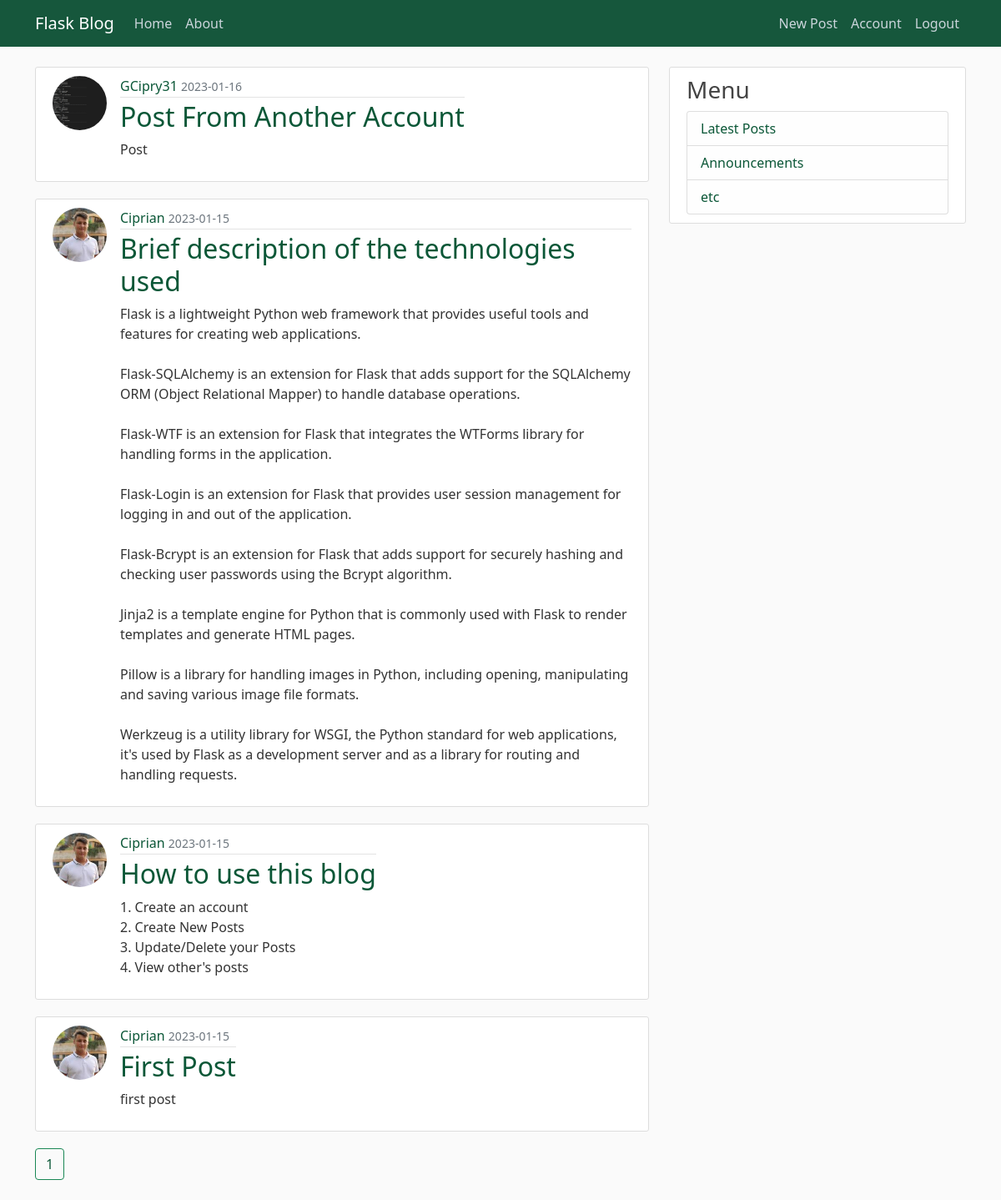
Screenshot of /home (signed in) with the database file from the repository.
### flaskblog/models.py (models this page shows, shortened)
class Post(db.Model):
    id = db.Column(db.Integer, primary_key=True)
    title = db.Column(db.String(100), nullable=False)
    date_posted = db.Column(db.DateTime, nullable=False, default=datetime.utcnow)
    content = db.Column(db.Text, nullable=False)
    user_id = db.Column(db.Integer, db.ForeignKey('user.id'), nullable=False)

class User(db.Model, UserMixin):
    id = db.Column(db.Integer, primary_key=True)
    username = db.Column(db.String(20), unique=True, nullable=False)
    email = db.Column(db.String(120), unique=True, nullable=False)
    image_file = db.Column(db.String(20), nullable=False, default='default.jpg')
    password = db.Column(db.String(60), nullable=False)
    posts = db.relationship('Post', backref='author', lazy=True)

### flaskblog/routes.py (the view)
@app.route('/')
@app.route('/home')
def home():
    page = request.args.get('page', default=1, type=int)
    posts = Post.query.order_by(Post.date_posted.desc()).paginate(per_page=4, page=page)
    return render_template('home.html', posts=posts)

### flaskblog/models.py (called while the page is built)
@login_manager.user_loader
def load_user(user_id):
    return User.query.get(int(user_id))

### flaskblog/templates/home.html
{% extends "layout.html" %}
{% block content %}
{% for post in posts.items %}
<article class="media content-section d-flex justify-content-start">
    <img class="rounded-circle article-img" src="{{url_for('static',filename='profile_pics/'+post.author.image_file)}}">
    <div class="media-body">
        <div class="article-metadata">
            <a class="mr-2" href="{{url_for('user_posts',username=post.author.username)}}">{{ post.author.username }}</a>
            <small class="text-muted">{{ post.date_posted.strftime('%Y-%m-%d') }}</small>
        </div>
        <h2><a class="article-title" href="{{ url_for('post',post_id=post.id) }}">{{ post.title }}</a></h2>
        <p class="article-content">{{ post.content }}</p>
    </div>
</article>
{% endfor %}
{% for page_num in posts.iter_pages(left_edge=1, right_edge=1 , left_current=2, right_current=2) %}
    {% if page_num %}
        {% if posts.page == page_num %}
            <a class="btn btn-success mb-4" href="{{url_for('home',page=page_num)}}">{{page_num}}</a>
        {% else %}
            <a class="btn btn-outline-success mb-4" href="{{url_for('home',page=page_num)}}">{{page_num}}</a>
        {% endif %}
    {% else %}
        ...
    {% endif %}
{% endfor %}
{% endblock content %}

### flaskblog/static/main.css (style rules this page uses)
body { background: #fafafa; color: #333333; margin-top: 5rem; }
h1, h2, h3, h4, h5, h6 { color: #444444; }
.content-section { background: #ffffff; padding: 10px 20px; border: 1px solid #dddddd; border-radius: 3px; margin-bottom: 20px; }
.article-title { color: #444444; }
.article-content { white-space: pre-line; }
.article-img { height: 65px; width: 65px; margin-right: 16px; }
.article-metadata { padding-bottom: 1px; margin-bottom: 4px; border-bottom: 1px solid #e3e3e3 }
a:visited, a:link, a:active { color: #0b5737; background-color: transparent; text-decoration: none; }

### rows the page displays
Post: image_file (picture), author.username "GCipry31", date_posted "2023-01-16", title "Post From Another Account", content "Post"
Post: image_file (picture), author.username "Ciprian", date_posted "2023-01-15", title "Brief description of the technologies used", content "Flask is a lightweight Python web framework that provides useful tools and features for creating web applications. Flask-SQLAlchemy is an extension for Flask that adds support for the SQLAlchemy ORM (Object Relational Mapper) to handle database operations. Flask-WTF is an extension for Flask that integrates the WTForms library for handling forms in the application. Flask-Login is an extension for Flask that provides user session management for logging in and out of the application. Flask-Bcrypt is an extension for Flask that adds support for securely hashing and checking user passwords using the Bcrypt algorithm. Jinja2 is a template engine for Python that is commonly used with Flask to…"
Post: image_file (picture), author.username "Ciprian", date_posted "2023-01-15", title "How to use this blog", content "1. Create an account 2. Create New Posts 3. Update/Delete your Posts 4. View other's posts"
Post: image_file (picture), author.username "Ciprian", date_posted "2023-01-15", title "First Post", content "first post"

### other values shown
{{ page_num }} "1"
